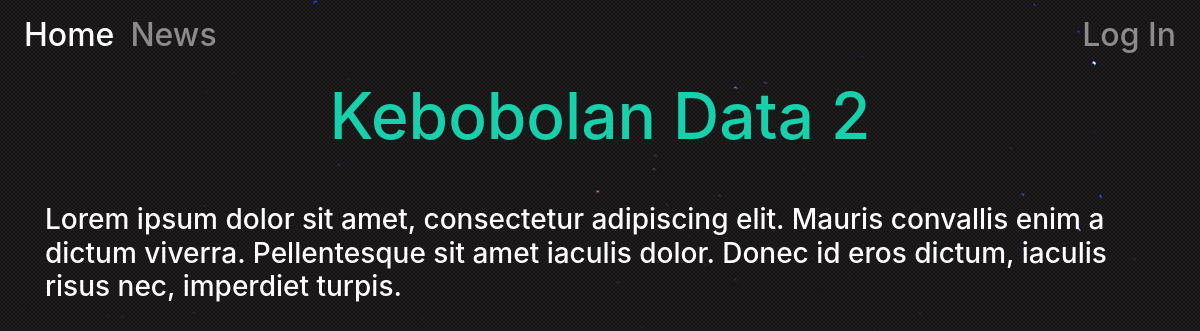
Screenshot of /app/news/read.php?id=1 with the database file from the repository.
### tables this page shows
CREATE TABLE `news` (
  `id` int NOT NULL AUTO_INCREMENT,
  `judul` varchar(255) NOT NULL,
  `deskripsi` varchar(500) NOT NULL,
  PRIMARY KEY (`id`)
);

### app/news/read.php (the view, shortened to what this page needs)
<!DOCTYPE html>
<html>
<?php
    include('../config.php');
    $id = $_GET['id'];
	$sql = "SELECT * FROM news WHERE id = $id";
	$result = mysqli_query($conn, $sql);
    while($row = mysqli_fetch_array($result)) {
        $judul = $row['judul'];
        $deskripsi = $row['deskripsi'];
    }
?>
<head>
    <link rel="stylesheet" href="https://maxcdn.bootstrapcdn.com/bootstrap/4.5.2/css/bootstrap.min.css">
    <link rel="stylesheet" href="https://cdnjs.cloudflare.com/ajax/libs/font-awesome/4.7.0/css/font-awesome.min.css">
</head>
<body>
    <header>
        <nav class="navbar navbar-expand-md navbar-dark">
        <div class="navbar-collapse collapse w-100 order-1 order-md-0 dual-collapse2">
            <ul class="navbar-nav mr-auto">
                <li class="nav-item active">
                    <a class="nav-link" href="../"><h2>Home</h2></a>
                </li>
                <li class="nav-item">
                    <a class="nav-link" href=""><h2>News</h2></a>
                </li>
            </ul>
        </div>
        <div class="navbar-collapse collapse w-100 order-3 dual-collapse2">
            <ul class="navbar-nav ml-auto">
                <li class="nav-item">
                    <a class="nav-link" href="../users"><h2>Log In</h2></a>
                </li>
            </ul>
        </div>
        </nav>
    </header>
    <div class="container">
        <h1 class="text-center mb-5"><?php echo $judul;?></h1>
        <h3 class="desc"><?php echo $deskripsi;?></h3>
    </div>
</body>
</html>

### app/news/read.php (style rules this page uses)
body { height: 50%; background: url(../images/Background.jpg) fixed no-repeat center top; }
.desc { color: white; }
h1, .nickname { color: #17D1AC; }
h1 { font-size: 4em; }

### rows the page displays
news: judul "Kebobolan Data 2", deskripsi "Lorem ipsum dolor sit amet, consectetur adipiscing elit. Mauris convallis enim a dictum viverra. Pellentesque sit amet iaculis dolor. Donec id eros dictum, iaculis risus nec, imperdiet turpis."
